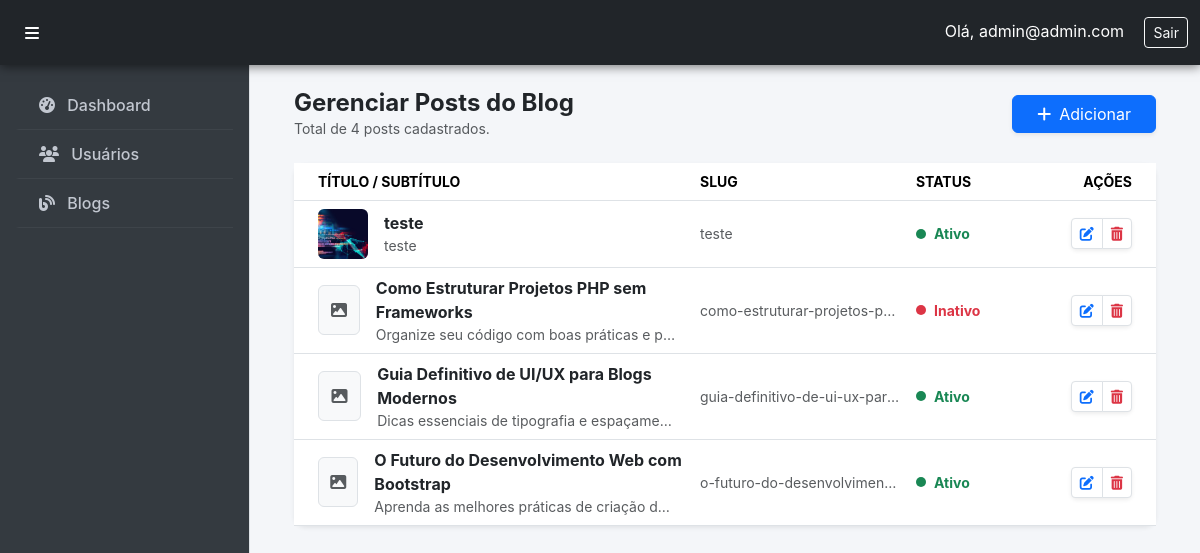
Page /admin/blogs/index.php (signed in) on the committed database.
### tables this page shows
CREATE TABLE `blogs` (
  `id` int(11) NOT NULL,
  `title` varchar(255) NOT NULL,
  `subtitle` varchar(255) NOT NULL,
  `description` text NOT NULL,
  `image` varchar(255) NOT NULL,
  `status` int(11) NOT NULL,
  `slug` varchar(255) NOT NULL
);

### admin/blogs/index.php (the view, shortened to what this page needs)
<?php
require_once '../../setup/connect.php';
try {
    $sql = "SELECT * FROM blogs ORDER BY id DESC";
    $stmt = $pdo->prepare($sql);
    $stmt->execute();
    $blogs = $stmt->fetchAll(PDO::FETCH_ASSOC);
} catch (PDOException $e) {
    die("Erro na consulta: " . $e->getMessage());
}
include_once '../_inc/_header.php';
?>
<div class="container-fluid">
    <div class="d-flex justify-content-between align-items-center mb-4">
        <div>
            <h4 class="fw-bold mb-0">Gerenciar Posts do Blog</h4>
            <p class="text-muted small mb-0">Total de <?= count($blogs); ?> posts cadastrados.</p>
        </div>
        <a href="form.php" class="btn btn-primary shadow-sm px-4">
            <i class="fas fa-plus me-2"></i>Adicionar
        </a>
    </div>
    <div class="card card-full border-0 shadow-sm">
        <div class="card-body p-0">
            <div class="table-responsive">
                <table class="table table-hover align-middle mb-0">
                    <thead class="bg-light">
                        <tr class="text-muted small">
                            <th class="ps-4" style="width: 40%">TÍTULO / SUBTÍTULO</th>
                            <th style="width: 25%">SLUG</th>
                            <th style="width: 15%">STATUS</th>
                            <th class="text-end pe-4" style="width: 20%">AÇÕES</th>
                        </tr>
                    </thead>
                    <tbody>
                        <?php if (count($blogs) > 0): ?>
                            <?php foreach ($blogs as $blog): ?>
                                <tr>
                                    <td class="ps-4">
                                        <div class="d-flex align-items-center">
                                            <?php if (!empty($blog['image']) && file_exists('../../uploads/images/blogs/' . $blog['image'])): ?>
                                                <img src="../../uploads/images/blogs/<?= $blog['image']; ?>" class="rounded me-3" style="width: 50px; height: 50px; object-fit: cover;">
                                            <?php else: ?>
                                                <div class="bg-light border rounded me-3 d-flex align-items-center justify-content-center text-muted" style="width: 50px; height: 50px;">
                                                    <i class="fas fa-image"></i>
                                                </div>
                                            <?php endif; ?>
                                            <div>
                                                <div class="fw-bold text-dark"><?= htmlspecialchars($blog['title']); ?></div>
                                                <div class="text-muted small text-truncate" style="max-width: 300px;">
                                                    <?= htmlspecialchars($blog['subtitle'] ?? ''); ?>
                                                </div>
                                            </div>
                                        </div>
                                    </td>
                                    <td>
                                        <div class="text-muted small text-truncate" style="max-width: 200px;">
                                            <?= htmlspecialchars($blog['slug'] ?? ''); ?>
                                        </div>
                                    </td>
                                    <td>
                                        <span class="d-flex align-items-center">
                                            <span class="status-dot <?= $blog['status'] == 1 ? 'bg-success' : 'bg-danger'; ?>"></span>
                                            <span class="small fw-bold <?= $blog['status'] == 1 ? 'text-success' : 'text-danger'; ?>">
                                                <?= $blog['status'] == 1 ? 'Ativo' : 'Inativo'; ?>
                                            </span>
                                        </span>
                                    </td>
                                    <td class="text-end pe-4">
                                        <div class="btn-group shadow-sm">
                                            <a href="form_update.php?id=<?= $blog['id']; ?>" class="btn btn-white btn-sm border" title="Editar">
                                                <i class="fas fa-edit text-primary"></i>
                                            </a>
                                            <a href="javascript:void(0)" class="btn btn-white btn-sm border" title="Excluir"
                                                onclick="confirmarExclusao(<?= $blog['id']; ?>, '<?= addslashes(htmlspecialchars($blog['title'])); ?>')">
                                                <i class="fas fa-trash-alt text-danger"></i>
                                            </a>
                                        </div>
                                    </td>
                                </tr>
                            <?php endforeach; ?>
                        <?php endif; ?>
                    </tbody>
                </table>
            </div>
        </div>
    </div>
</div>
<?php include_once '../_inc/_footer.php'; ?>

### public/admin/css/admin.css (style rules this page uses)
:root { --sidebar-bg: #343a40; --sidebar-color: #c2c7d0; --sidebar-hover: #212529; --accent-color: #0d6efd; --body-bg: #f4f6f9; }
body { overflow-x: hidden; background-color: var(--body-bg); font-family: 'Inter', 'Segoe UI', sans-serif; }
.card { border: none !important; border-radius: 12px !important; box-shadow: 0 0.125rem 0.25rem rgba(0, 0, 0, 0.075); transition: transform 0.2s ease, box-shadow 0.2s ease; }
.status-dot { height: 10px; width: 10px; border-radius: 50%; display: inline-block; margin-right: 8px; }
.card-full { border: none; border-radius: 12px; box-shadow: 0 0.125rem 0.25rem rgba(0, 0, 0, 0.075); width: 100%; }

### rows in the picture
blogs: image (picture), title "teste", subtitle "teste", slug "teste", status 1 (drawn)
blogs: title "Como Estruturar Projetos PHP sem Frameworks", subtitle "Organize seu código com boas práticas e p…", slug "como-estruturar-projetos-p…", status 0 (drawn)
blogs: title "Guia Definitivo de UI/UX para Blogs Modernos", subtitle "Dicas essenciais de tipografia e espaçame…", slug "guia-definitivo-de-ui-ux-par…", status 1 (drawn)
blogs: title "O Futuro do Desenvolvimento Web com Bootstrap", subtitle "Aprenda as melhores práticas de criação d…", slug "o-futuro-do-desenvolvimen…", status 1 (drawn)

### other values in the picture
$_SESSION['email'] "admin@admin.com"
count($blogs) "4"
